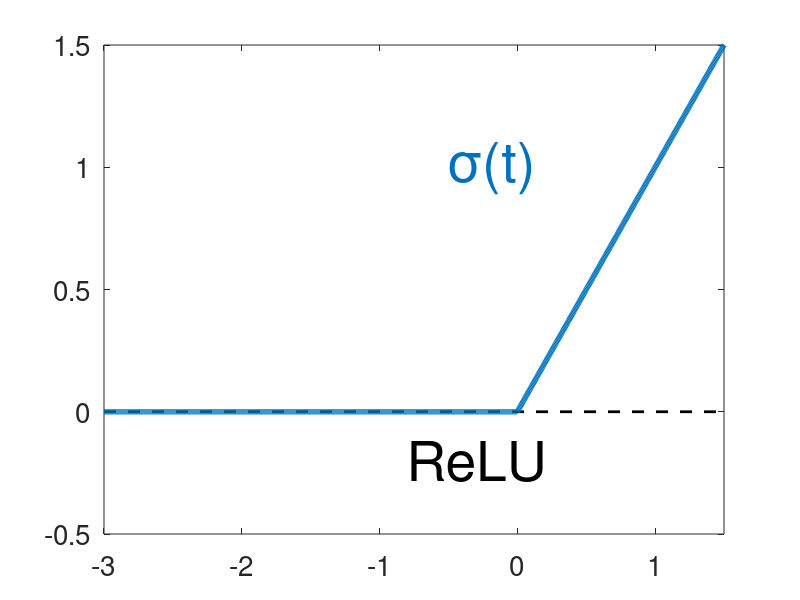
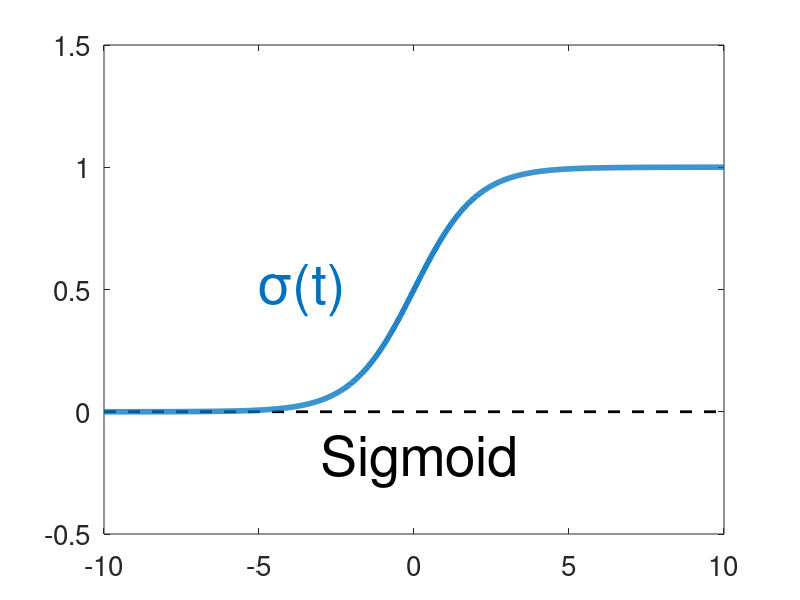
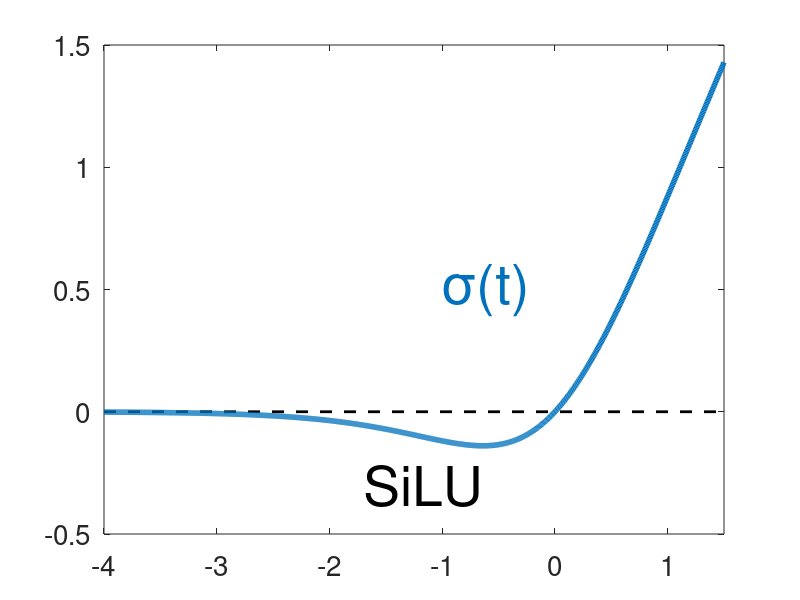

MATLAB code to generate these figures, in order: (Note: this script raises an error after producing the figures.)
% figures

cl1 = [0 0.4470 0.7410]; % blue;
cl4 = [0.8500 0.3250 0.0980]; % orange
cl2 = [0.4940 0.1840 0.5560]; % purple
cl3 = [0.9290 0.6940 0.1250]; % yellow

%% relu
a = -3; b = 1.5;
x = linspace(a,b,1000);

txt = {'\sigma(t)'};

clf, plot([a,b],[0,0],'k--','linewidth',2);
hold on
pl = plot(x,max(x,0),'linewidth',4,'color',cl1);
text(-0.8,-0.2,"ReLU",'color','k','fontsize',40);
text(-0.5,1,txt,'color',[0 0.4470 0.7410],'fontsize',40);
%axis off
axis tight
ylim([-0.5,1.5]);
set(gca,'fontsize',20);
exportgraphics(gcf,'../figs/relu.eps','BackgroundColor','none');

%% sigmoid

a = -10; b= 10;
x = linspace(a,b,1000);

txt = {'\sigma(t)'};

clf, plot([a,b],[0,0],'k--','linewidth',2);
hold on
pl = plot(x,1./(1+exp(-x)),'linewidth',4,'color',cl1);
text(-3,-0.2,"Sigmoid",'color','k','fontsize',40);
text(-5,0.5,txt,'color',[0 0.4470 0.7410],'fontsize',40);
%axis off
ylim([-0.5,1.5]);
set(gca,'fontsize',20);
exportgraphics(gcf,'../figs/sigmoid.eps','BackgroundColor','none');

%% swish

a = -4; b= 1.5;
x = linspace(a,b,1000);

txt = {'\sigma(t)'};

beta = 2;

clf, plot([a,b],[0,0],'k--','linewidth',2);
hold on
pl = plot(x,x./(1+exp(-beta*x)),'linewidth',4,'color',cl1);
text(-1.7,-0.3,"SiLU",'color','k','fontsize',40);
text(-1,0.5,txt,'color',[0 0.4470 0.7410],'fontsize',40);
%axis off
axis tight
ylim([-0.5,1.5]);
set(gca,'fontsize',20);
exportgraphics(gcf,'../figs/swish.eps','BackgroundColor','none');

%% exemple regression

f = @(x)2*x.^5 - 3*x.^3 + 4*x.^2 - x + 10;

% generate data
s = -0.6:0.05:0.8;
n = length(s);
%x = f(t) + 0.2*randn(1,n);
x = load('donnees-regression.mat');
x = x.x;

clf, sc = scatter(s,x,150,cl1,'filled');
xlim([-0.7,0.9]), ylim([9.5,12.5]);
axis off

t = linspace(-0.6,0.8,1000);

% polynomial fit
d1 = 1;
c1 = polyregr(d1,s,x);
f1 = sum( c1(:)' .* t(:).^(0:d1), 2);
hold on, pl1 = plot(t,f1,'linewidth',6,'color',cl4);


legend([sc,pl1],"$(x_i,y_i)$","$f_\theta$",...
   'Interpreter','latex','fontsize',50);
legend('boxoff');

exportgraphics(gcf,'../figs/regression-lin.eps','BackgroundColor','none');

d2 = 2;
c2 = polyregr(d2,s,x);
f2 = sum( c2(:)' .* t(:).^(0:d2), 2);
hold on, pl2 = plot(t,f2,'linewidth',6,'color',cl3);

%text(-0.6,9.4,"Regression: y= f(x)",'color','k','fontsize',40);

legend([sc,pl1,pl2],"$(x_i,y_i)$","$f_\theta$","$f_{\theta'}$",...
   'Interpreter','latex','fontsize',50);
%legend([pl1,pl2],'$f_\theta$',"$f_{\theta'}$",...
%    'Interpreter','latex','fontsize',50);
exportgraphics(gcf,'../figs/regression.eps','BackgroundColor','none');

%% exemple regression (hack...)

f = @(x)2*x.^5 - 3*x.^3 + 4*x.^2 - x + 10;
t = linspace(-0.6,0.8,1000);

x0 = -0.7; y0 = 12.5;
x1 = 0;    y1 = 10;
x2 = 0.37; y2 = 9.87;
x3 = 0.80; y3 = 10.64;
%
a1 = (y0-y1)/(x0-x1);
b1 = 10;
%plot(t,a1*t+b1,'linewidth',3);

a2 = (y1-y2)/(x1-x2);
b2 = 10;
%plot(t,a2*t+b2,'linewidth',3);

a3 = (y2-y3)/(x2-x3);
b3 = 9.2;
%plot(t,a3*t+b3,'linewidth',3);

% random samples above
n  = 5000;
x  = [-0.7,9.5] + [1.6,2].*rand(n,2);
gx = 1/3.2 * ( ...
    (x(:,1) < x1 & a1*x(:,1)+b1+.15 < x(:,2)) | ...
    (x1 <= x(:,1) & x(:,1) < x2 & a2*x(:,1)+b2+.15 < x(:,2)) | ...
    (x2 < x(:,1) & a3*x(:,1)+b3+.15 < x(:,2)));
U  = rand(n,1);
P1 = x(U<gx,:);
P1 = P1(1:30,:);

% random samples below
x  = [-0.7,9.5] + [1.6,3].*rand(n,2);
gx = 1/4.8 * ( ...
    (x(:,1) < x1 & a1*x(:,1)+b1-.15 >= x(:,2)) | ...
    (x1 <= x(:,1) & x(:,1) < x2 & a2*x(:,1)+b2-.15 >= x(:,2)) | ...
    (x2 < x(:,1) & a3*x(:,1)+b3-.15 >= x(:,2)));
U  = rand(n,1);
P2 = x(U<gx,:);
P2 = P2(1:30,:);

P = load("donnees-classification.mat");
P1 = P.P1;
P2 = P.P2;

t2  = linspace(-0.55,0.8,1000);
f1 = sum( c1(:)' .* t2(:).^(0:d1), 2);
f2 = sum( c2(:)' .* t2(:).^(0:d2), 2);

clf, plot(t2,-f1,'linewidth',6,'color',cl4);
hold on;
scatter(P1(:,1),-P1(:,2),120,cl1,'filled');
scatter(P2(:,1),-P2(:,2),120,cl2,'filled');
axis tight, axis off
%xlim([-2,2]), 
ylim([-11.5,-9.5]);
text(0.2,-9.6,"$y=+1$",'color',cl2,'fontsize',40,'interpreter','latex');
text(-0.15,-11.1,"$y=-1$",'color',cl1,'fontsize',40,'interpreter','latex');
exportgraphics(gcf,'../figs/classification-lin.eps','BackgroundColor','none');
plot(t2,-f2,'linewidth',6,'color',cl3);
exportgraphics(gcf,'../figs/classification.eps','BackgroundColor','none');
